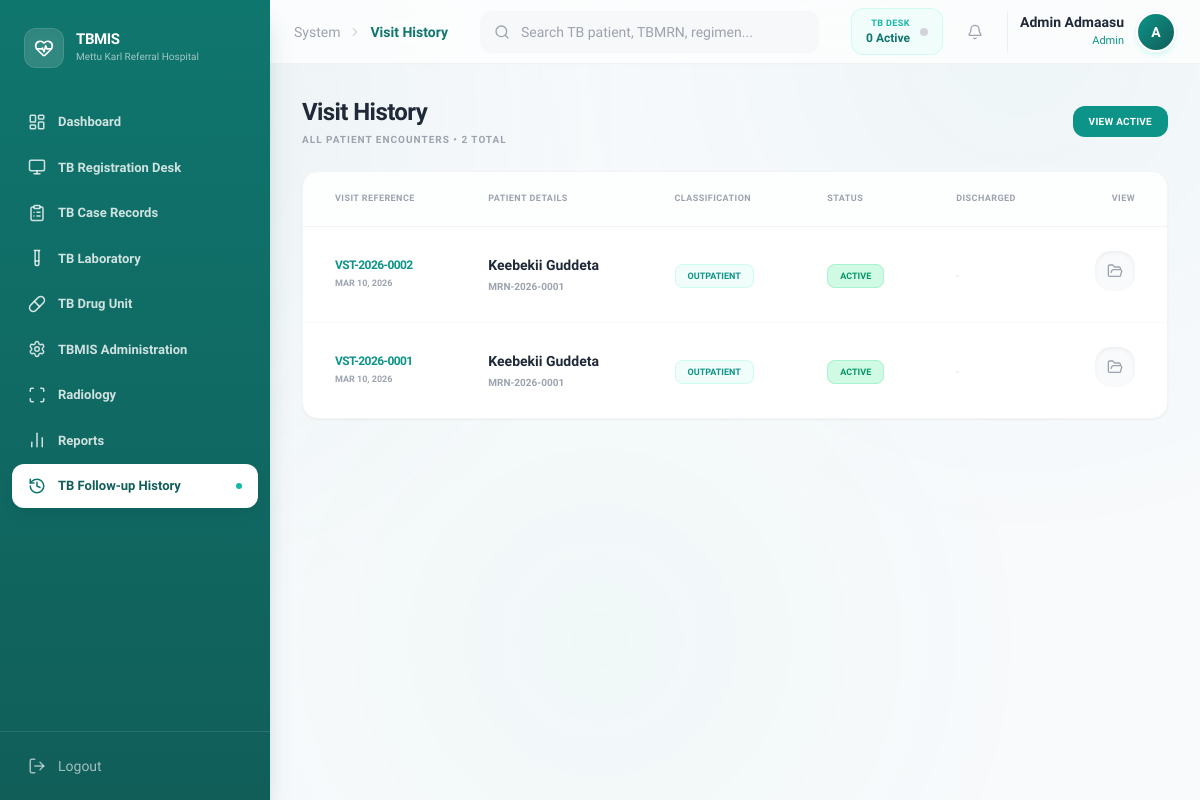
The app's page /index.php?page=visit-history (signed in) with its own data.
### tables this page shows
CREATE TABLE `medical_visits` (
  `visit_id` varchar(20) NOT NULL,
  `patient_id` varchar(20) DEFAULT NULL,
  `visit_date` date NOT NULL,
  `visit_type` enum('Outpatient','Emergency','Inpatient') NOT NULL,
  `clinical_notes` text DEFAULT NULL,
  `created_at` timestamp NOT NULL DEFAULT current_timestamp(),
  `triage_level` enum('Critical','Urgent','Non-Urgent') DEFAULT NULL,
  `status` enum('active','completed','cancelled') NOT NULL DEFAULT 'active',
  `triage_completed` tinyint(1) DEFAULT 0,
  `doctor_assigned` varchar(20) DEFAULT NULL,
  `doctor_completed` tinyint(1) DEFAULT 0,
  `assigned_doctor_id` varchar(20) DEFAULT NULL,
  `assigned_nurse_id` varchar(20) DEFAULT NULL
);

CREATE TABLE `patients` (
  `patient_id` varchar(20) NOT NULL,
  `medical_record_number` varchar(30) NOT NULL,
  `full_name` varchar(100) NOT NULL,
  `age` int(11) NOT NULL,
  `gender` varchar(10) NOT NULL,
  `address` varchar(255) DEFAULT NULL,
  `contact_details` varchar(100) DEFAULT NULL,
  `registered_date` date NOT NULL,
  `created_at` timestamp NOT NULL DEFAULT current_timestamp()
);

### includes/classes/visit.php (called while the page is built, shortened)
<?php
class Visit
{
    private $conn;
    private $table = "medical_visits";
    public function __construct($db)
    {
        $this->conn = $db;
    }
    public function getAllPaginated($limit, $offset)
    {
        $query = "SELECT v.*, p.full_name, p.medical_record_number
              FROM " . $this->table . " v
              JOIN patients p ON v.patient_id = p.patient_id
              ORDER BY v.created_at DESC
              LIMIT :limit OFFSET :offset";
        $stmt = $this->conn->prepare($query);
        $stmt->bindValue(':limit', (int) $limit, PDO::PARAM_INT);
        $stmt->bindValue(':offset', (int) $offset, PDO::PARAM_INT);
        $stmt->execute();
        return $stmt;
    }
    public function countAllVisits()
    {
        $query = "SELECT COUNT(*) as total FROM " . $this->table;
        $stmt = $this->conn->prepare($query);
        $stmt->execute();
        $row = $stmt->fetch(PDO::FETCH_ASSOC);
        return $row['total'];
    }
}

### modules/medical-record/visit-history.php (the view, shortened to what this page needs)
<?php
$limit = 10;
$current_page = isset($_GET['p']) ? (int) $_GET['p'] : 1;
$offset = ($current_page - 1) * $limit;
$total_records = $visitObj->countAllVisits();
$logs = $visitObj->getAllPaginated($limit, $offset);
?>
<div class="space-y-6">
    <div class="flex items-center justify-between">
        <div>
            <h1 class="text-2xl font-bold text-gray-800 tracking-tight">Visit History</h1>
            <p class="text-[10px] text-gray-400 font-bold uppercase tracking-widest mt-1">
                All patient encounters • <?php echo $total_records; ?> total
            </p>
        </div>
        <a href="index.php?page=visit"
            class="px-4 py-2 bg-teal-600 text-white rounded-xl text-[10px] font-semibold uppercase tracking-wide hover:bg-teal-700 transition-all">
            View Active
        </a>
    </div>
    <div class="bg-white rounded-2xl border border-gray-100 shadow-sm overflow-hidden">
        <table class="w-full text-left">
            <thead
                class="bg-gray-50/30 text-[9px] font-semibold text-gray-400 uppercase tracking-wider border-b border-gray-100">
                <tr>
                    <th class="px-8 py-5">Visit Reference</th>
                    <th class="px-8 py-5">Patient Details</th>
                    <th class="px-8 py-5">Classification</th>
                    <th class="px-8 py-5">Status</th>
                    <th class="px-8 py-5">Discharged</th>
                    <th class="px-8 py-5 text-right">View</th>
                </tr>
            </thead>
            <tbody class="divide-y divide-gray-50">
                <?php while ($v = $logs->fetch(PDO::FETCH_ASSOC)):
                    $bg_style = ($v['visit_type'] == 'Emergency') ? 'bg-red-50 text-red-600 border-red-100' : 'bg-teal-50 text-teal-600 border-teal-100';
                    $statusColor = ($v['status'] == 'active') ? 'emerald' : 'gray';
                    $statusText = ($v['status'] == 'active') ? 'Active' : 'Completed';
                    $isDischarged = ($v['status'] == 'completed');
                    ?>
                    <tr class="hover:bg-teal-50/20 transition-all group">
                        <td class="px-8 py-6">
                            <p class="text-xs font-semibold text-teal-600 mb-1 tracking-tighter">
                                <?php echo $v['visit_id']; ?>
                            </p>
                            <p class="text-[9px] font-bold text-gray-400 uppercase">
                                <?php echo date("M d, Y", strtotime($v['created_at'])); ?>
                            </p>
                        </td>
                        <td class="px-8 py-6">
                            <p class="font-semibold text-gray-800 text-sm">
                                <?php echo $v['full_name']; ?>
                            </p>
                            <p class="text-[10px] text-gray-400 font-bold uppercase mt-1">
                                <?php echo $v['medical_record_number']; ?>
                            </p>
                        </td>
                        <td class="px-8 py-6">
                            <span
                                class="px-3 py-1.5 <?php echo $bg_style; ?> text-[9px] font-semibold uppercase rounded-lg border">
                                <?php echo $v['visit_type']; ?>
                            </span>
                        </td>
                        <td class="px-8 py-6">
                            <span
                                class="px-3 py-1.5 bg-<?php echo $statusColor; ?>-100 text-<?php echo $statusColor; ?>-600 text-[9px] font-semibold uppercase rounded-lg border border-<?php echo $statusColor; ?>-200">
                                <?php echo $statusText; ?>
                            </span>
                        </td>
                        <td class="px-8 py-6">
                            <?php if ($isDischarged): ?>
                                <span class="text-[10px] font-medium text-gray-400 bg-gray-100 px-2 py-1 rounded-full">Yes</span>
                            <?php else: ?>
                                <span class="text-[10px] font-medium text-gray-300">-</span>
                            <?php endif; ?>
                        </td>
                        <td class="px-8 py-6 text-right">
                            <?php if ($isDischarged): ?>
                                <a href="index.php?page=consultation&id=<?php echo $v['patient_id']; ?>&vid=<?php echo $v['visit_id']; ?>&viewonly=1"
                                    class="p-3 bg-gray-50 text-gray-400 hover:text-teal-600 hover:bg-teal-50 rounded-2xl transition-all inline-block shadow-inner group"
                                    title="View Patient History (Read Only)">
                                    <i data-lucide="eye" class="w-4 h-4 group-hover:scale-110 transition-transform"></i>
                                </a>
                            <?php else: ?>
                                <?php if ($_SESSION['role'] == 'Nurse'): ?>
                                    <a href="index.php?page=record-vital&id=<?php echo $v['patient_id']; ?>&vid=<?php echo $v['visit_id']; ?>"
                                        class="p-3 bg-gray-50 text-gray-400 hover:text-teal-600 hover:bg-teal-50 rounded-2xl transition-all inline-block shadow-inner group relative"
                                        title="Record Vital Signs">
                                        <i data-lucide="activity" class="w-4 h-4 group-hover:scale-110 transition-transform"></i>
                                    </a>
                                <?php else: ?>
                                    <a href="index.php?page=records&id=<?php echo $v['patient_id']; ?>"
                                        class="p-3 bg-gray-50 text-gray-400 hover:text-teal-600 hover:bg-teal-50 rounded-2xl transition-all inline-block shadow-inner group"
                                        title="View Records">
                                        <i data-lucide="folder-open" class="w-4 h-4 group-hover:scale-110 transition-transform"></i>
                                    </a>
                                <?php endif; ?>
                            <?php endif; ?>
                        </td>
                    </tr>
                <?php endwhile; ?>
            </tbody>
        </table>
    </div>
</div>

### index.php (style rules this page uses)
body { font-family: 'Sora', sans-serif; background: #F8FAFC; }
body::before { content: ''; position: fixed; top: 0; left: 0; right: 0; bottom: 0; background: radial-gradient(circle at 10% 15%, rgba(15, 118, 110, 0.06), transparent 40%), radial-gradient(circle at 85% 5%, rgba(13, 148, 136, 0.04), transparent 40%), radial-gradient(circle at 50% 80%, rgba(16, 185, 129, 0.03), transparent 50%); pointer-events: none; z-index: 0; }
*, *::before, *::after { transition-property: color, background-color, border-color, box-shadow, transform, opacity; transition-timing-function: cubic-bezier(0.4, 0, 0.2, 1); }

### records on screen
medical_visits: visit_id "VST-2026-0002", created_at "MAR 10, 2026", patient.full_name "Keebekii Guddeta", patient.medical_record_number "MRN-2026-0001", visit_type "OUTPATIENT", status "ACTIVE"
medical_visits: visit_id "VST-2026-0001", created_at "MAR 10, 2026", patient.full_name "Keebekii Guddeta", patient.medical_record_number "MRN-2026-0001", visit_type "OUTPATIENT", status "ACTIVE"

### other values on screen
$item['label'] "Dashboard"
$item['label'] "TB Registration Desk"
$item['label'] "TB Case Records"
$item['label'] "TB Laboratory"
$item['label'] "TB Drug Unit"
$item['label'] "TBMIS Administration"
$item['label'] "Radiology"
$item['label'] "Reports"
$item['label'] "TB Follow-up History"
str_replace('-', ' ', $page) "Visit History"
$myLoad "0"
$_SESSION['full_name'] "Admin Admaasu"
$_SESSION['role'] "Admin"
substr($_SESSION['full_name'], 0, 1) "A"
$total_records "2"
